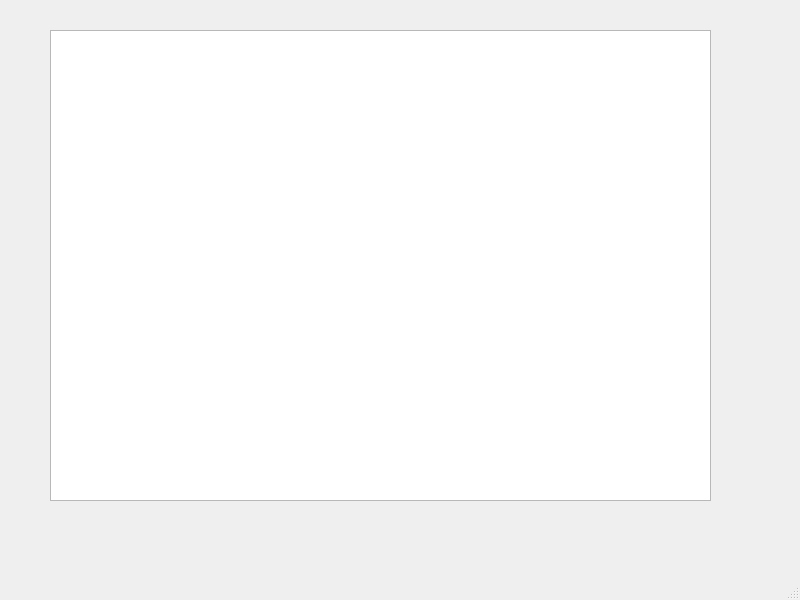
<?xml version="1.0" encoding="UTF-8"?>
<ui version="4.0">
 <class>MainWindow</class>
 <widget class="QMainWindow" name="MainWindow">
  <property name="geometry">
   <rect>
    <x>0</x>
    <y>0</y>
    <width>800</width>
    <height>600</height>
   </rect>
  </property>
  <property name="windowTitle">
   <string>MainWindow</string>
  </property>
  <widget class="QWidget" name="centralwidget">
   <widget class="QGraphicsView" name="graphicsView">
    <property name="geometry">
     <rect>
      <x>50</x>
      <y>30</y>
      <width>661</width>
      <height>471</height>
     </rect>
    </property>
   </widget>
  </widget>
  <widget class="QMenuBar" name="menubar">
   <property name="geometry">
    <rect>
     <x>0</x>
     <y>0</y>
     <width>800</width>
     <height>36</height>
    </rect>
   </property>
  </widget>
  <widget class="QStatusBar" name="statusbar"/>
 </widget>
 <resources/>
 <connections/>
</ui>
